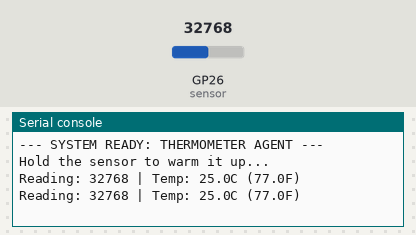
The program below on a simulated Raspberry Pi Pico running MicroPython. Parts: the last lines printed to the serial console. The test bench sets the inputs (shaded band); at power-on: GP26 (sensor) = 32768 (analog values on the 0–65535 scale).

Above: at 1.2 s.
1.3 s: GP26 (sensor) set to 0
At 2.6 s:
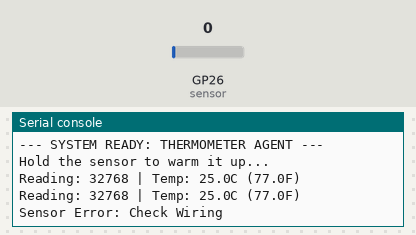
3.5 s: GP26 (sensor) set to 7864
At 4.8 s:
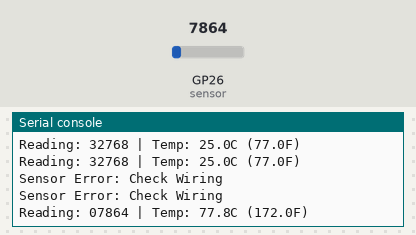

The program:

11_temperature.py
```python
# -----------------------------------------------------------------------------
# Lesson 11: Temperature Sensing (Analog Thermistor)
# -----------------------------------------------------------------------------
# Module: KY-013 Analog Temperature Sensor Module
# Goal: Measure how hot or cold it is using resistance.
#
# ANATOMY:
# A Thermistor is a resistor that changes with heat.
# - NTC: Negative Temperature Coefficient (Hotter = Less Resistance).
#
# PHYSICAL MATH:
# We use the Steinhart-Hart Equation to convert resistance to Celsius.
#
# WIRING:
# - S (Signal) -> GP26 (Analog Input)
# - (Center)   -> 3.3V
# - (-)        -> GND
# -----------------------------------------------------------------------------

import machine
import time
import math

class HardwareConfig:
    PIN_TEMP = 26
    # Physics Constants
    BETA = 3950          # Beta value for NTC Thermistor
    R_REF = 10000        # 10k Resistor in series
    KELVIN_ZERO = 273.15 # 0C in Kelvin

def get_temperature_c(raw_adc):
    """
    Converts raw ADC value (0-65535) to Celsius.
    Uses Steinhart-Hart equation approximation (Beta Parameter).
    """
    if raw_adc == 0 or raw_adc == 65535:
        return None # Invalid reading

    # 1. Calculate Voltage
    voltage = (raw_adc / 65535) * 3.3

    # 2. Calculate Resistance of Thermistor
    # Divider Formula: Vout = Vin * (R2 / (R1 + R2))
    # Solving for R_thermistor...
    try:
        resistance = (HardwareConfig.R_REF * voltage) / (3.3 - voltage)
    except ZeroDivisionError:
        return None

    # 3. Apply Steinhart-Hart (Beta)
    # 1/T = 1/To + 1/B * ln(R/Ro)
    ref_temp_k = 298.15 # 25C in Kelvin

    inv_t = (1 / ref_temp_k) + (1 / HardwareConfig.BETA) * math.log(resistance / HardwareConfig.R_REF)
    temp_k = 1 / inv_t

    return temp_k - HardwareConfig.KELVIN_ZERO

def main():
    sensor = machine.ADC(HardwareConfig.PIN_TEMP)

    print("--- SYSTEM READY: THERMOMETER AGENT ---")
    print("Hold the sensor to warm it up...")

    while True:
        raw_val = sensor.read_u16()
        temp_c = get_temperature_c(raw_val)

        if temp_c is not None:
            temp_f = (temp_c * 9/5) + 32
            print(f"Reading: {raw_val:05d} | Temp: {temp_c:.1f}C ({temp_f:.1f}F)")
        else:
            print("Sensor Error: Check Wiring")

        time.sleep(1.0)

if __name__ == "__main__":
    main()
```

Measured:
- after the input at 1.3 s, the serial console: prints a new line after 0.70 s (image 1)
- after the input at 3.5 s, the serial console: prints a new line after 0.50 s (image 2)
